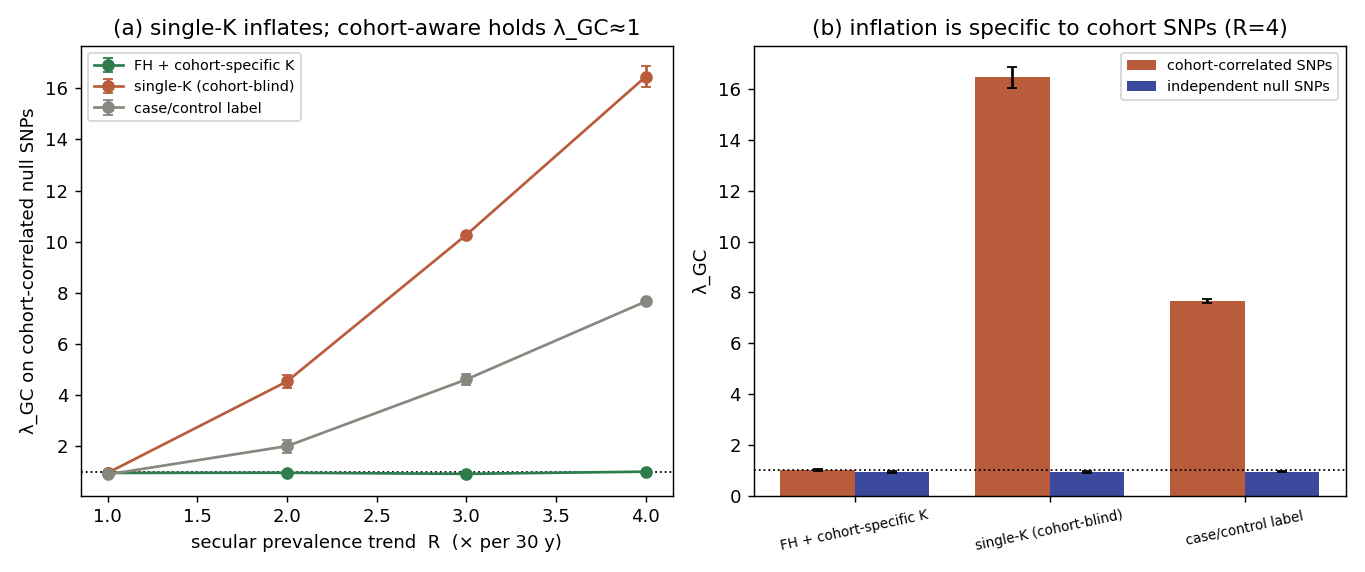

Source code (Python):
"""Cohort confounding: do personalized thresholds control genomic inflation?

Birth-cohort personalisation is one component of LT-FH++. This benchmark isolates
that component in a family-history model; it does not include onset-age or sex
effects and is therefore not the full LT-FH++ design. It tests the
confounding side directly. It simulates a secular prevalence trend (disease more
common in recent cohorts) together with **birth-cohort-correlated null SNPs**
(population stratification: allele frequency drifts with cohort). None of the test
SNPs affect liability, so any association is spurious. The genetic-liability
estimate is built two ways and run through a linear-regression GWAS against the
null SNPs; the genomic-control inflation `λ_GC` is read off:

  * **cohort-aware FH** — each person thresholded at their own cohort's prevalence
    `K(by) = K·R^((by−1965)/30)` (the LT-FH++ cohort component);
  * **single-K** — one prevalence `K` for everyone (cohort-blind), plus the raw
    **case/control** label as a reference.

Expectation: on cohort-correlated null SNPs the single-K estimate and the raw
case/control label **inflate `λ_GC`** (the cohort trend leaks in), while the
cohort-aware estimate holds `λ_GC ≈ 1`; on cohort-independent null SNPs all stay
at 1. The gap grows with the secular trend `R`.

    python benchmarks/bench_confounding.py
    python benchmarks/bench_confounding.py --trends 1 2 4 --n-fam 10000 --reps 5
Writes bench_confounding.csv (+ .png if matplotlib is present).
"""

import os
import csv
import argparse

import numpy as np

from _common import gwas_chisq, lambda_gc, get_plt
from ltpred.covariance import construct_covmat_single, correct_positive_definite
from ltpred.thresholds import liability_threshold
from ltpred.family import Family, Member
from ltpred.estimate import estimate_liability

HERE = os.path.dirname(os.path.abspath(__file__))

STRUCT = ["m", "f", "s1", "s2"]
BY_REF = 1965.0
_BY_GAP = {"o": 0, "s": 0, "m": 30, "f": 30}            # birth-year offset (older = earlier)


def _cohort_K(by, K, R):
    return np.clip(K * R ** ((by - BY_REF) / 30.0), 1e-4, 0.9)


def simulate(fam_vec, h2, K, R, n_fam, m_snps, n_strat, strat, seed,
             by_lo=1930.0, by_hi=2000.0):
    """Cohort families + genotypes. ``g`` (drawn from the family covariance) is
    independent of birth year; test SNPs are null, a ``n_strat`` subset with allele
    frequency drifting with the proband's birth year. Returns ``g``, standardized
    genotypes ``Xs``, the stratified mask, and cohort-aware / single-K family
    encodings plus the raw case/control label."""
    cov_obj = construct_covmat_single(fam_vec=fam_vec, add_ind=True, h2=h2)
    cov, _ = correct_positive_definite(cov_obj.matrix)
    roles = cov_obj.roles
    non_g = roles[1:]
    o_pos = non_g.index("o")
    mem_cols = [roles.index(r) for r in non_g]
    rng = np.random.default_rng(seed)

    L = rng.multivariate_normal(np.zeros(len(roles)), cov, size=n_fam)
    g = L[:, 0]
    Lm = L[:, mem_cols]
    by_o = rng.uniform(by_lo, by_hi, n_fam)                 # proband birth year
    by = np.empty((n_fam, len(non_g)))
    for j, r in enumerate(non_g):
        by[:, j] = by_o - _BY_GAP.get(r.rstrip("0123456789"), 0)
    Ki = _cohort_K(by, K, R)                                # each member's cohort prevalence
    T_coh = np.asarray(liability_threshold(Ki), dtype=float)
    T_one = float(liability_threshold(K))
    case = Lm > T_coh                                       # truth uses the cohort threshold

    # genotypes: null SNPs; a subset has frequency drifting with proband birth year
    z = (by_o - by_o.mean()) / by_o.std()
    p_base = rng.uniform(0.1, 0.5, m_snps)
    coef = np.zeros(m_snps)
    coef[:n_strat] = rng.uniform(0.015, 0.04, n_strat) * rng.choice([-1.0, 1.0], n_strat)
    X = np.empty((n_fam, m_snps))
    for j in range(m_snps):
        p = np.clip(p_base[j] + coef[j] * z, 0.02, 0.98) if strat[j] else \
            np.full(n_fam, p_base[j])
        X[:, j] = rng.binomial(2, p)
    sd = X.std(axis=0); sd[sd == 0] = 1.0
    Xs = (X - X.mean(axis=0)) / sd

    fam_coh, fam_one = [], []
    for i in range(n_fam):
        mc, mo = [], []
        for j, r in enumerate(non_g):
            if case[i, j]:
                mc.append(Member(r, T_coh[i, j], np.inf)); mo.append(Member(r, T_one, np.inf))
            else:
                mc.append(Member(r, -np.inf, T_coh[i, j])); mo.append(Member(r, -np.inf, T_one))
        fam_coh.append(Family(i, mc)); fam_one.append(Family(i, mo))
    return dict(g=g, Xs=Xs, cc=case[:, o_pos].astype(float), fam_coh=fam_coh,
                fam_one=fam_one)


def run(fam_vec, h2, K, R, n_fam, m_snps, n_strat, seed):
    strat = np.zeros(m_snps, bool); strat[:n_strat] = True
    s = simulate(fam_vec, h2, K, R, n_fam, m_snps, n_strat, strat, seed)
    preds = dict(cohort=estimate_liability(s["fam_coh"], h2=h2, method="pa").est["genetic"],
                 single_K=estimate_liability(s["fam_one"], h2=h2, method="pa").est["genetic"],
                 casecontrol=s["cc"])
    out = dict(trend_R=R)
    for name, y in preds.items():
        chi2 = gwas_chisq(s["Xs"], y)
        out[f"lgc_strat_{name}"] = lambda_gc(chi2[strat])
        out[f"lgc_null_{name}"] = lambda_gc(chi2[~strat])
    return out


def main():
    ap = argparse.ArgumentParser()
    ap.add_argument("--n-fam", type=int, default=8000)
    ap.add_argument("--m-snps", type=int, default=2000)
    ap.add_argument("--n-strat", type=int, default=1000,
                    help="# null SNPs whose frequency drifts with birth cohort")
    ap.add_argument("--h2", type=float, default=0.5)
    ap.add_argument("--K", type=float, default=0.05)
    ap.add_argument("--trends", type=float, nargs="+", default=[1.0, 2.0, 3.0, 4.0])
    ap.add_argument("--reps", type=int, default=3,
                    help="independent cohorts per trend (reported as mean ± SE)")
    ap.add_argument("--seed", type=int, default=1)
    args = ap.parse_args()
    if args.reps < 1:
        ap.error("--reps must be at least 1")

    estimate_liability(simulate(STRUCT, args.h2, args.K, 2.0, 60, 40, 20,
                                np.r_[np.ones(20, bool), np.zeros(20, bool)], 0)["fam_coh"],
                       h2=args.h2, method="pa")             # warm JIT

    print("== cohort confounding & λ_GC (h2=%.2f, K=%.2f, %s, %d SNPs / %d stratified) =="
          % (args.h2, args.K, "+".join(STRUCT), args.m_snps, args.n_strat))
    print("  λ_GC on cohort-correlated null SNPs — should stay ≈1 only if cohort-aware")
    rows = []
    for R in args.trends:
        reps = [run(STRUCT, args.h2, args.K, R, args.n_fam, args.m_snps,
                    args.n_strat, args.seed + rep) for rep in range(args.reps)]
        keys = [key for key in reps[0] if key != "trend_R"]
        m = {"trend_R": R, "reps": args.reps}
        for key in keys:
            values = np.asarray([rep[key] for rep in reps])
            m[key] = float(values.mean())
            m[f"se_{key}"] = (float(values.std(ddof=1) / np.sqrt(args.reps))
                               if args.reps > 1 else 0.0)
        rows.append(m)
        print("  R=%.1f/30y | stratified-null λ_GC: cohort-aware=%.2f±%.2f  "
              "single-K=%.2f±%.2f  case/control=%.2f±%.2f | "
              "(unstratified cohort-aware=%.2f±%.2f)"
              % (R, m["lgc_strat_cohort"], m["se_lgc_strat_cohort"],
                 m["lgc_strat_single_K"], m["se_lgc_strat_single_K"],
                 m["lgc_strat_casecontrol"], m["se_lgc_strat_casecontrol"],
                 m["lgc_null_cohort"], m["se_lgc_null_cohort"]))

    write_csv(rows)
    plot(rows)
    print("\nwrote bench_confounding.csv and bench_confounding.png")


def write_csv(rows):
    metrics = [f"lgc_{s}_{m}" for s in ("strat", "null")
               for m in ("cohort", "single_K", "casecontrol")]
    fields = ["trend_R", "reps", *metrics, *[f"se_{metric}" for metric in metrics]]
    path = os.path.join(HERE, "bench_confounding.csv")
    with open(path, "w", newline="") as fh:
        w = csv.DictWriter(fh, fieldnames=fields, lineterminator="\n")
        w.writeheader()
        w.writerows([{k: r.get(k, "") for k in fields} for r in rows])


def plot(rows):
    plt = get_plt()
    if plt is None:
        return
    rows = sorted(rows, key=lambda r: r["trend_R"])
    R = [r["trend_R"] for r in rows]
    fig, ax = plt.subplots(1, 2, figsize=(10.5, 4.4))
    C = dict(cohort="#2F7D4F", single_K="#B95C3C", casecontrol="#888780")
    lab = dict(cohort="FH + cohort-specific K", single_K="single-K (cohort-blind)",
               casecontrol="case/control label")
    for key in ("cohort", "single_K", "casecontrol"):
        ax[0].errorbar(R, [r[f"lgc_strat_{key}"] for r in rows],
                       yerr=[r[f"se_lgc_strat_{key}"] for r in rows],
                       fmt="-o", capsize=3, color=C[key], label=lab[key])
    ax[0].axhline(1.0, color="k", ls=":", lw=1)
    ax[0].set_xlabel("secular prevalence trend  R  (× per 30 y)")
    ax[0].set_ylabel("λ_GC on cohort-correlated null SNPs")
    ax[0].set_title("(a) single-K inflates; cohort-aware holds λ_GC≈1")
    ax[0].legend(fontsize=8)
    # (b) stratified vs unstratified at the strongest trend
    top = rows[-1]
    keys = ["cohort", "single_K", "casecontrol"]
    x = np.arange(len(keys)); w = 0.38
    ax[1].bar(x - w / 2, [top[f"lgc_strat_{k}"] for k in keys], w, label="cohort-correlated SNPs",
              yerr=[top[f"se_lgc_strat_{k}"] for k in keys], capsize=3, color="#B95C3C")
    ax[1].bar(x + w / 2, [top[f"lgc_null_{k}"] for k in keys], w, label="independent null SNPs",
              yerr=[top[f"se_lgc_null_{k}"] for k in keys], capsize=3, color="#3B4A9C")
    ax[1].axhline(1.0, color="k", ls=":", lw=1)
    ax[1].set_xticks(x); ax[1].set_xticklabels([lab[k] for k in keys], fontsize=7.5, rotation=12)
    ax[1].set_ylabel("λ_GC")
    ax[1].set_title(f"(b) inflation is specific to cohort SNPs (R={top['trend_R']:.0f})")
    ax[1].legend(fontsize=8)
    fig.tight_layout()
    fig.savefig(os.path.join(HERE, "bench_confounding.png"), dpi=130)


if __name__ == "__main__":
    main()
